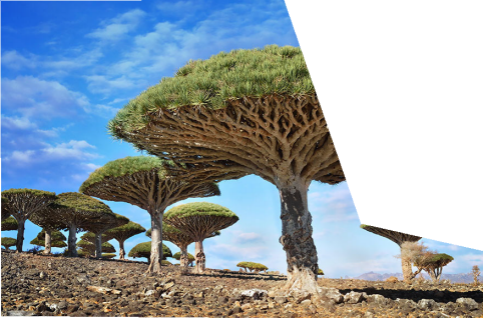
#> input picture project/stitch/left1.PNG, 484 x 318 px, found by its file name
$ python test.py
#> lines starting #> are read from the running program, lines starting #| are printed output that depends on the picture
import cv2
def resize(img):
    IMAGE_H = 680
    IMAGE_W = 600
    dim = (IMAGE_W, IMAGE_H)
    resized = cv2.resize(img, dim)
    return resized

img = cv2.imread("left1.png")
#> img is the input picture: shape (318, 484, 3); mean B, G, R 167.9, 159.7, 147.8
img1 = cv2.imread("right1.png")
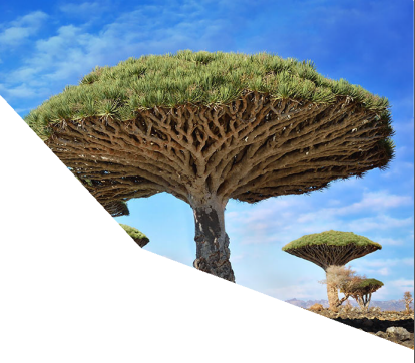
#> input picture project/stitch/right1.PNG, 415 x 363 px, found by its file name
#> img1 is the input picture: shape (363, 415, 3); mean B, G, R 177.5, 164.8, 149.7

img = resize(img)
#> in resize, `resized = cv2.resize(img, dim)`:
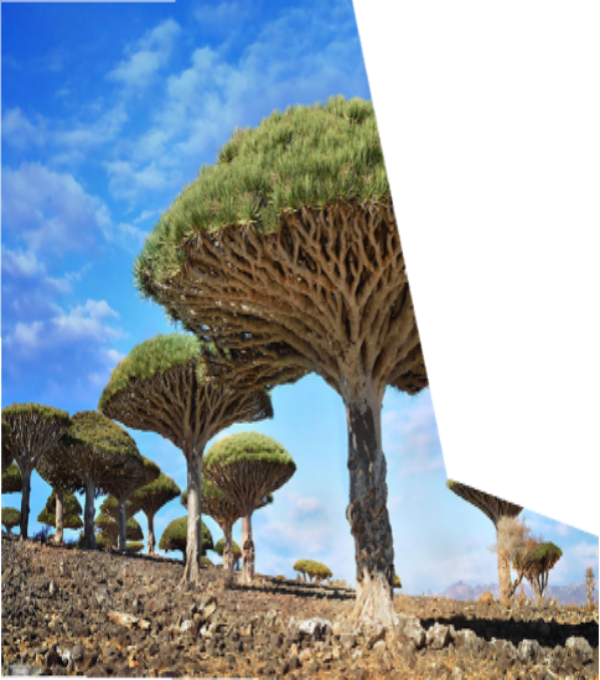
#> resized: shape (680, 600, 3); mean B, G, R 167.8, 159.6, 147.7
img1 = resize(img1)
#> in resize (call 2), `resized = cv2.resize(img, dim)`:
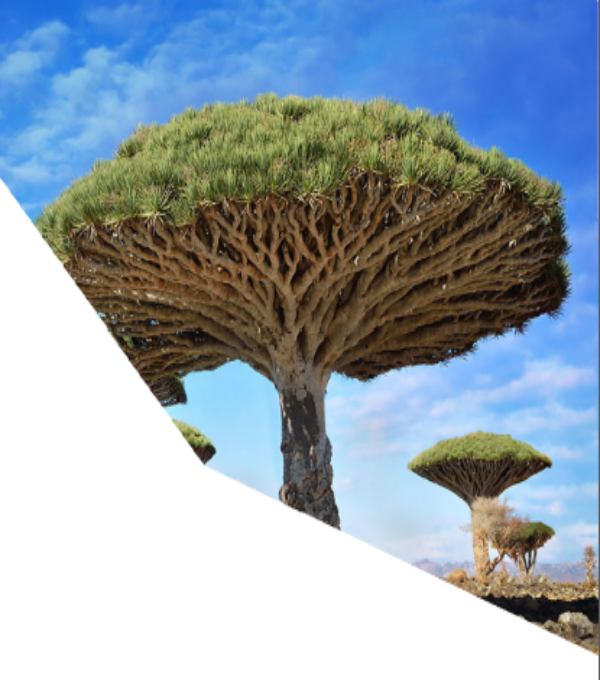
#> resized: shape (680, 600, 3); mean B, G, R 177.4, 164.8, 149.6

img = cv2.bitwise_or(img,img1)
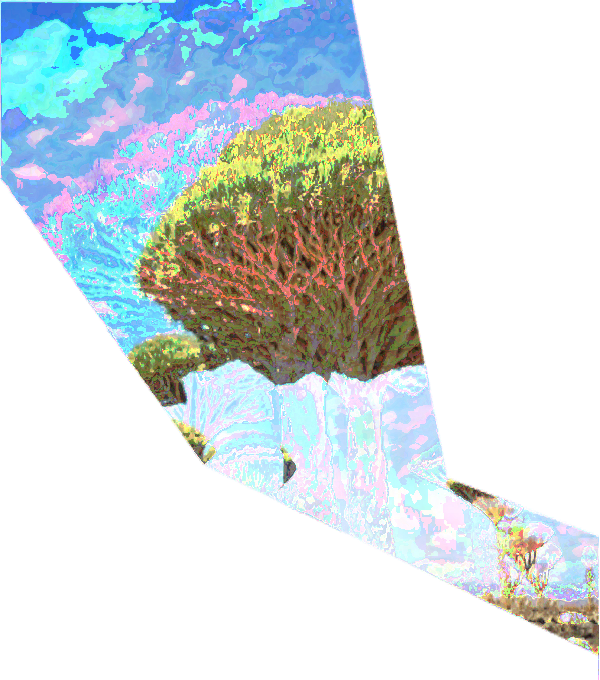
#> img: shape (680, 600, 3); mean B, G, R 222.9, 221.2, 210.5
cv2.imshow("img",img)
cv2.waitKey(0)
cv2.destroyAllWindows()
